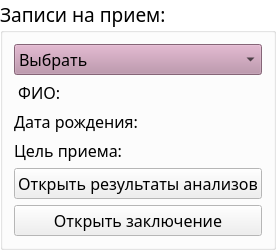
     <widget class="QGroupBox" name="groupBox_5">
      <property name="palette">
       <palette>
        <active>
         <colorrole role="Base">
          <brush brushstyle="SolidPattern">
           <color alpha="255">
            <red>255</red>
            <green>255</green>
            <blue>255</blue>
           </color>
          </brush>
         </colorrole>
         <colorrole role="Window">
          <brush brushstyle="SolidPattern">
           <color alpha="255">
            <red>255</red>
            <green>255</green>
            <blue>255</blue>
           </color>
          </brush>
         </colorrole>
        </active>
        <inactive>
         <colorrole role="Base">
          <brush brushstyle="SolidPattern">
           <color alpha="255">
            <red>255</red>
            <green>255</green>
            <blue>255</blue>
           </color>
          </brush>
         </colorrole>
         <colorrole role="Window">
          <brush brushstyle="SolidPattern">
           <color alpha="255">
            <red>255</red>
            <green>255</green>
            <blue>255</blue>
           </color>
          </brush>
         </colorrole>
        </inactive>
        <disabled>
         <colorrole role="Base">
          <brush brushstyle="SolidPattern">
           <color alpha="255">
            <red>255</red>
            <green>255</green>
            <blue>255</blue>
           </color>
          </brush>
         </colorrole>
         <colorrole role="Window">
          <brush brushstyle="SolidPattern">
           <color alpha="255">
            <red>255</red>
            <green>255</green>
            <blue>255</blue>
           </color>
          </brush>
         </colorrole>
        </disabled>
       </palette>
      </property>
      <property name="font">
       <font>
        <family>Malgun Gothic</family>
        <pointsize>14</pointsize>
       </font>
      </property>
      <property name="styleSheet">
       <string notr="true">QPushButton{
	font: 12pt &quot;Lucida Sans Unicode&quot;;
}</string>
      </property>
      <property name="title">
       <string>Записи на прием:</string>
      </property>
      <layout class="QGridLayout" name="gridLayout_6">
       <item row="3" column="0">
        <widget class="QLabel" name="label_7">
         <property name="font">
          <font>
           <family>Malgun Gothic</family>
           <pointsize>12</pointsize>
          </font>
         </property>
         <property name="text">
          <string>Цель приема:</string>
         </property>
        </widget>
       </item>
       <item row="5" column="0">
        <widget class="QPushButton" name="text_button">
         <property name="font">
          <font>
           <family>Lucida Sans Unicode</family>
           <pointsize>12</pointsize>
           <weight>50</weight>
           <italic>false</italic>
           <bold>false</bold>
           <underline>false</underline>
           <strikeout>false</strikeout>
          </font>
         </property>
         <property name="text">
          <string>Открыть заключение</string>
         </property>
        </widget>
       </item>
       <item row="2" column="0">
        <widget class="QLabel" name="label_6">
         <property name="font">
          <font>
           <family>Malgun Gothic</family>
           <pointsize>12</pointsize>
          </font>
         </property>
         <property name="text">
          <string>Дата рождения:</string>
         </property>
        </widget>
       </item>
       <item row="4" column="0">
        <widget class="QPushButton" name="photo_button">
         <property name="font">
          <font>
           <family>Lucida Sans Unicode</family>
           <pointsize>12</pointsize>
           <weight>50</weight>
           <italic>false</italic>
           <bold>false</bold>
           <underline>false</underline>
           <strikeout>false</strikeout>
          </font>
         </property>
         <property name="text">
          <string>Открыть результаты анализов</string>
         </property>
        </widget>
       </item>
       <item row="1" column="0">
        <widget class="QLabel" name="label_5">
         <property name="font">
          <font>
           <family>Malgun Gothic</family>
           <pointsize>12</pointsize>
          </font>
         </property>
         <property name="text">
          <string> ФИО:</string>
         </property>
        </widget>
       </item>
       <item row="0" column="0">
        <widget class="QComboBox" name="comboBox">
         <property name="palette">
          <palette>
           <active>
            <colorrole role="WindowText">
             <brush brushstyle="SolidPattern">
              <color alpha="255">
               <red>0</red>
               <green>0</green>
               <blue>0</blue>
              </color>
             </brush>
            </colorrole>
            <colorrole role="Button">
             <brush brushstyle="SolidPattern">
              <color alpha="255">
               <red>186</red>
               <green>141</green>
               <blue>166</blue>
              </color>
             </brush>
            </colorrole>
            <colorrole role="Text">
             <brush brushstyle="SolidPattern">
              <color alpha="255">
               <red>0</red>
               <green>0</green>
               <blue>0</blue>
              </color>
             </brush>
            </colorrole>
            <colorrole role="ButtonText">
             <brush brushstyle="SolidPattern">
              <color alpha="255">
               <red>0</red>
               <green>0</green>
               <blue>0</blue>
              </color>
             </brush>
            </colorrole>
            <colorrole role="Base">
             <brush brushstyle="SolidPattern">
              <color alpha="255">
               <red>186</red>
               <green>141</green>
               <blue>166</blue>
              </color>
             </brush>
            </colorrole>
            <colorrole role="Window">
             <brush brushstyle="SolidPattern">
              <color alpha="255">
               <red>186</red>
               <green>141</green>
               <blue>166</blue>
              </color>
             </brush>
            </colorrole>
            <colorrole role="PlaceholderText">
             <brush brushstyle="NoBrush">
              <color alpha="128">
               <red>0</red>
               <green>0</green>
               <blue>0</blue>
              </color>
             </brush>
            </colorrole>
           </active>
           <inactive>
            <colorrole role="WindowText">
             <brush brushstyle="SolidPattern">
              <color alpha="255">
               <red>0</red>
               <green>0</green>
               <blue>0</blue>
              </color>
             </brush>
            </colorrole>
            <colorrole role="Button">
             <brush brushstyle="SolidPattern">
              <color alpha="255">
               <red>186</red>
               <green>141</green>
               <blue>166</blue>
              </color>
             </brush>
            </colorrole>
            <colorrole role="Text">
             <brush brushstyle="SolidPattern">
              <color alpha="255">
               <red>0</red>
               <green>0</green>
               <blue>0</blue>
              </color>
             </brush>
            </colorrole>
            <colorrole role="ButtonText">
             <brush brushstyle="SolidPattern">
              <color alpha="255">
               <red>0</red>
               <green>0</green>
               <blue>0</blue>
              </color>
             </brush>
            </colorrole>
            <colorrole role="Base">
             <brush brushstyle="SolidPattern">
              <color alpha="255">
               <red>186</red>
               <green>141</green>
               <blue>166</blue>
              </color>
             </brush>
            </colorrole>
            <colorrole role="Window">
             <brush brushstyle="SolidPattern">
              <color alpha="255">
               <red>186</red>
               <green>141</green>
               <blue>166</blue>
              </color>
             </brush>
            </colorrole>
            <colorrole role="PlaceholderText">
             <brush brushstyle="NoBrush">
              <color alpha="128">
               <red>0</red>
               <green>0</green>
               <blue>0</blue>
              </color>
             </brush>
            </colorrole>
           </inactive>
           <disabled>
            <colorrole role="WindowText">
             <brush brushstyle="SolidPattern">
              <color alpha="255">
               <red>0</red>
               <green>0</green>
               <blue>0</blue>
              </color>
             </brush>
            </colorrole>
            <colorrole role="Button">
             <brush brushstyle="SolidPattern">
              <color alpha="255">
               <red>186</red>
               <green>141</green>
               <blue>166</blue>
              </color>
             </brush>
            </colorrole>
            <colorrole role="Text">
             <brush brushstyle="SolidPattern">
              <color alpha="255">
               <red>0</red>
               <green>0</green>
               <blue>0</blue>
              </color>
             </brush>
            </colorrole>
            <colorrole role="ButtonText">
             <brush brushstyle="SolidPattern">
              <color alpha="255">
               <red>0</red>
               <green>0</green>
               <blue>0</blue>
              </color>
             </brush>
            </colorrole>
            <colorrole role="Base">
             <brush brushstyle="SolidPattern">
              <color alpha="255">
               <red>186</red>
               <green>141</green>
               <blue>166</blue>
              </color>
             </brush>
            </colorrole>
            <colorrole role="Window">
             <brush brushstyle="SolidPattern">
              <color alpha="255">
               <red>186</red>
               <green>141</green>
               <blue>166</blue>
              </color>
             </brush>
            </colorrole>
            <colorrole role="PlaceholderText">
             <brush brushstyle="NoBrush">
              <color alpha="128">
               <red>0</red>
               <green>0</green>
               <blue>0</blue>
              </color>
             </brush>
            </colorrole>
           </disabled>
          </palette>
         </property>
         <property name="font">
          <font>
           <family>Malgun Gothic</family>
           <pointsize>12</pointsize>
          </font>
         </property>
         <property name="styleSheet">
          <string notr="true">QComboBox{
  background-color: #ba8da6;
}</string>
         </property>
         <item>
          <property name="text">
           <string>Выбрать</string>
          </property>
         </item>
        </widget>
       </item>
      </layout>
     </widget>
